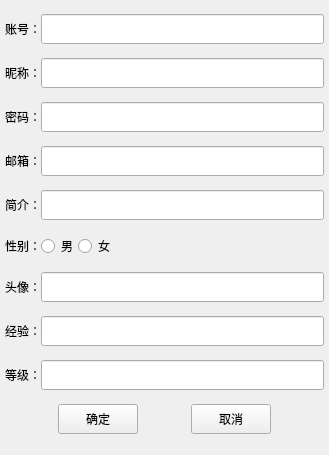
<?xml version="1.0" encoding="UTF-8"?>
<ui version="4.0">
 <class>Form</class>
 <widget class="QWidget" name="Form">
  <property name="geometry">
   <rect>
    <x>0</x>
    <y>0</y>
    <width>329</width>
    <height>455</height>
   </rect>
  </property>
  <property name="windowTitle">
   <string>Form</string>
  </property>
  <layout class="QVBoxLayout" name="verticalLayout">
   <property name="spacing">
    <number>0</number>
   </property>
   <property name="leftMargin">
    <number>5</number>
   </property>
   <property name="topMargin">
    <number>0</number>
   </property>
   <property name="rightMargin">
    <number>5</number>
   </property>
   <property name="bottomMargin">
    <number>0</number>
   </property>
   <item>
    <layout class="QHBoxLayout" name="horizontalLayout">
     <property name="spacing">
      <number>0</number>
     </property>
     <item>
      <widget class="QLabel" name="label">
       <property name="styleSheet">
        <string notr="true">QLabel{
	font: 10pt &quot;微软雅黑&quot;;
}</string>
       </property>
       <property name="text">
        <string>账号：</string>
       </property>
      </widget>
     </item>
     <item>
      <widget class="QLineEdit" name="account_lineEdit">
       <property name="minimumSize">
        <size>
         <width>0</width>
         <height>30</height>
        </size>
       </property>
       <property name="styleSheet">
        <string notr="true">QLineEdit{
	font: 10pt &quot;微软雅黑&quot;;
}</string>
       </property>
      </widget>
     </item>
    </layout>
   </item>
   <item>
    <layout class="QHBoxLayout" name="horizontalLayout_2">
     <item>
      <widget class="QLabel" name="label_2">
       <property name="styleSheet">
        <string notr="true">QLabel{
	font: 10pt &quot;微软雅黑&quot;;
}</string>
       </property>
       <property name="text">
        <string>昵称：</string>
       </property>
      </widget>
     </item>
     <item>
      <widget class="QLineEdit" name="name_lineEdit">
       <property name="minimumSize">
        <size>
         <width>0</width>
         <height>30</height>
        </size>
       </property>
       <property name="styleSheet">
        <string notr="true">QLineEdit{
	font: 10pt &quot;微软雅黑&quot;;
}</string>
       </property>
      </widget>
     </item>
    </layout>
   </item>
   <item>
    <layout class="QHBoxLayout" name="horizontalLayout_3">
     <item>
      <widget class="QLabel" name="label_3">
       <property name="styleSheet">
        <string notr="true">QLabel{
	font: 10pt &quot;微软雅黑&quot;;
}</string>
       </property>
       <property name="text">
        <string>密码：</string>
       </property>
      </widget>
     </item>
     <item>
      <widget class="QLineEdit" name="password_lineEdit">
       <property name="minimumSize">
        <size>
         <width>0</width>
         <height>30</height>
        </size>
       </property>
       <property name="styleSheet">
        <string notr="true">QLineEdit{
	font: 10pt &quot;微软雅黑&quot;;
}</string>
       </property>
      </widget>
     </item>
    </layout>
   </item>
   <item>
    <layout class="QHBoxLayout" name="horizontalLayout_4">
     <item>
      <widget class="QLabel" name="label_4">
       <property name="styleSheet">
        <string notr="true">QLabel{
	font: 10pt &quot;微软雅黑&quot;;
}</string>
       </property>
       <property name="text">
        <string>邮箱：</string>
       </property>
      </widget>
     </item>
     <item>
      <widget class="QLineEdit" name="email_lineEdit">
       <property name="minimumSize">
        <size>
         <width>0</width>
         <height>30</height>
        </size>
       </property>
       <property name="styleSheet">
        <string notr="true">QLineEdit{
	font: 10pt &quot;微软雅黑&quot;;
}</string>
       </property>
      </widget>
     </item>
    </layout>
   </item>
   <item>
    <layout class="QHBoxLayout" name="horizontalLayout_5">
     <item>
      <widget class="QLabel" name="label_5">
       <property name="styleSheet">
        <string notr="true">QLabel{
	font: 10pt &quot;微软雅黑&quot;;
}</string>
       </property>
       <property name="text">
        <string>简介：</string>
       </property>
      </widget>
     </item>
     <item>
      <widget class="QLineEdit" name="introduction_lineEdit">
       <property name="minimumSize">
        <size>
         <width>0</width>
         <height>30</height>
        </size>
       </property>
       <property name="styleSheet">
        <string notr="true">QLineEdit{
	font: 10pt &quot;微软雅黑&quot;;
}</string>
       </property>
      </widget>
     </item>
    </layout>
   </item>
   <item>
    <layout class="QHBoxLayout" name="horizontalLayout_6">
     <item>
      <widget class="QLabel" name="label_6">
       <property name="styleSheet">
        <string notr="true">QLabel{
	font: 10pt &quot;微软雅黑&quot;;
}</string>
       </property>
       <property name="text">
        <string>性别：</string>
       </property>
      </widget>
     </item>
     <item>
      <widget class="QRadioButton" name="man_rbtn">
       <property name="styleSheet">
        <string notr="true">QRadioButton{
	font: 10pt &quot;微软雅黑&quot;;
}</string>
       </property>
       <property name="text">
        <string>男</string>
       </property>
      </widget>
     </item>
     <item>
      <widget class="QRadioButton" name="woman_rbtn">
       <property name="styleSheet">
        <string notr="true">QRadioButton{
	font: 10pt &quot;微软雅黑&quot;;
}</string>
       </property>
       <property name="text">
        <string>女</string>
       </property>
      </widget>
     </item>
     <item>
      <spacer name="horizontalSpacer">
       <property name="orientation">
        <enum>Qt::Horizontal</enum>
       </property>
       <property name="sizeHint" stdset="0">
        <size>
         <width>40</width>
         <height>20</height>
        </size>
       </property>
      </spacer>
     </item>
    </layout>
   </item>
   <item>
    <layout class="QHBoxLayout" name="horizontalLayout_7">
     <item>
      <widget class="QLabel" name="label_7">
       <property name="styleSheet">
        <string notr="true">QLabel{
	font: 10pt &quot;微软雅黑&quot;;
}</string>
       </property>
       <property name="text">
        <string>头像：</string>
       </property>
      </widget>
     </item>
     <item>
      <widget class="QLineEdit" name="headimageurl_lineEdit">
       <property name="minimumSize">
        <size>
         <width>0</width>
         <height>30</height>
        </size>
       </property>
       <property name="styleSheet">
        <string notr="true">QLineEdit{
	font: 10pt &quot;微软雅黑&quot;;
}</string>
       </property>
       <property name="readOnly">
        <bool>true</bool>
       </property>
      </widget>
     </item>
    </layout>
   </item>
   <item>
    <layout class="QHBoxLayout" name="horizontalLayout_8">
     <item>
      <widget class="QLabel" name="label_8">
       <property name="styleSheet">
        <string notr="true">QLabel{
	font: 10pt &quot;微软雅黑&quot;;
}</string>
       </property>
       <property name="text">
        <string>经验：</string>
       </property>
      </widget>
     </item>
     <item>
      <widget class="QLineEdit" name="experience_lineEdit">
       <property name="minimumSize">
        <size>
         <width>0</width>
         <height>30</height>
        </size>
       </property>
       <property name="styleSheet">
        <string notr="true">QLineEdit{
	font: 10pt &quot;微软雅黑&quot;;
}</string>
       </property>
       <property name="readOnly">
        <bool>true</bool>
       </property>
      </widget>
     </item>
    </layout>
   </item>
   <item>
    <layout class="QHBoxLayout" name="horizontalLayout_9">
     <item>
      <widget class="QLabel" name="label_9">
       <property name="styleSheet">
        <string notr="true">QLabel{
	font: 10pt &quot;微软雅黑&quot;;
}</string>
       </property>
       <property name="text">
        <string>等级：</string>
       </property>
      </widget>
     </item>
     <item>
      <widget class="QLineEdit" name="grade_lineEdit">
       <property name="minimumSize">
        <size>
         <width>0</width>
         <height>30</height>
        </size>
       </property>
       <property name="styleSheet">
        <string notr="true">QLineEdit{
	font: 10pt &quot;微软雅黑&quot;;
}</string>
       </property>
       <property name="readOnly">
        <bool>true</bool>
       </property>
      </widget>
     </item>
    </layout>
   </item>
   <item>
    <layout class="QHBoxLayout" name="horizontalLayout_10">
     <item>
      <spacer name="horizontalSpacer_2">
       <property name="orientation">
        <enum>Qt::Horizontal</enum>
       </property>
       <property name="sizeHint" stdset="0">
        <size>
         <width>40</width>
         <height>20</height>
        </size>
       </property>
      </spacer>
     </item>
     <item>
      <widget class="QPushButton" name="pushButton">
       <property name="minimumSize">
        <size>
         <width>0</width>
         <height>30</height>
        </size>
       </property>
       <property name="styleSheet">
        <string notr="true">QPushButton{
	font: 12pt &quot;微软雅黑&quot;;
}</string>
       </property>
       <property name="text">
        <string>确定</string>
       </property>
      </widget>
     </item>
     <item>
      <spacer name="horizontalSpacer_4">
       <property name="orientation">
        <enum>Qt::Horizontal</enum>
       </property>
       <property name="sizeHint" stdset="0">
        <size>
         <width>40</width>
         <height>20</height>
        </size>
       </property>
      </spacer>
     </item>
     <item>
      <widget class="QPushButton" name="pushButton_2">
       <property name="minimumSize">
        <size>
         <width>0</width>
         <height>30</height>
        </size>
       </property>
       <property name="styleSheet">
        <string notr="true">QPushButton{
	font: 12pt &quot;微软雅黑&quot;;
}</string>
       </property>
       <property name="text">
        <string>取消</string>
       </property>
      </widget>
     </item>
     <item>
      <spacer name="horizontalSpacer_3">
       <property name="orientation">
        <enum>Qt::Horizontal</enum>
       </property>
       <property name="sizeHint" stdset="0">
        <size>
         <width>40</width>
         <height>20</height>
        </size>
       </property>
      </spacer>
     </item>
    </layout>
   </item>
  </layout>
 </widget>
 <resources/>
 <connections>
  <connection>
   <sender>pushButton</sender>
   <signal>clicked()</signal>
   <receiver>Form</receiver>
   <slot>edit_userIfo()</slot>
   <hints>
    <hint type="sourcelabel">
     <x>84</x>
     <y>433</y>
    </hint>
    <hint type="destinationlabel">
     <x>-8</x>
     <y>425</y>
    </hint>
   </hints>
  </connection>
  <connection>
   <sender>pushButton_2</sender>
   <signal>clicked()</signal>
   <receiver>Form</receiver>
   <slot>cancel_edit_userIfo()</slot>
   <hints>
    <hint type="sourcelabel">
     <x>260</x>
     <y>434</y>
    </hint>
    <hint type="destinationlabel">
     <x>335</x>
     <y>433</y>
    </hint>
   </hints>
  </connection>
 </connections>
 <slots>
  <slot>edit_userIfo()</slot>
  <slot>cancel_edit_userIfo()</slot>
 </slots>
</ui>
